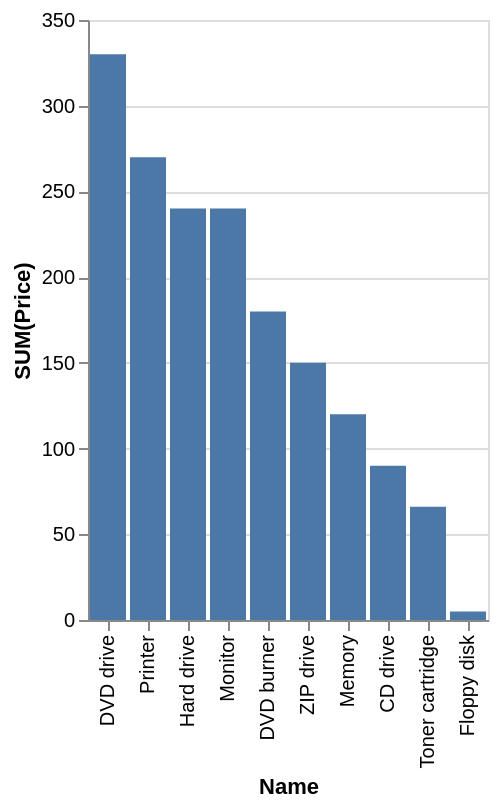

Write the Vega-Lite specification saved for this chart.
### Vega-Lite specification from a JSON file in a GitHub repository (floating-point values rounded to 4 significant figures)
{"data": {"values": [{"x_data": "CD drive", "y_data": 90}, {"x_data": "DVD burner", "y_data": 180}, {"x_data": "DVD drive", "y_data": 330}, {"x_data": "Floppy disk", "y_data": 5}, {"x_data": "Hard drive", "y_data": 240}, {"x_data": "Memory", "y_data": 120}, {"x_data": "Monitor", "y_data": 240}, {"x_data": "Printer", "y_data": 270}, {"x_data": "Toner cartridge", "y_data": 66}, {"x_data": "ZIP drive", "y_data": 150}]}, "mark": "bar", "encoding": {"x": {"field": "x_data", "type": "nominal", "title": "Name", "sort": {"op": "sum", "field": "y_data", "order": "descending"}}, "y": {"field": "y_data", "type": "quantitative", "title": "SUM(Price)"}}}
